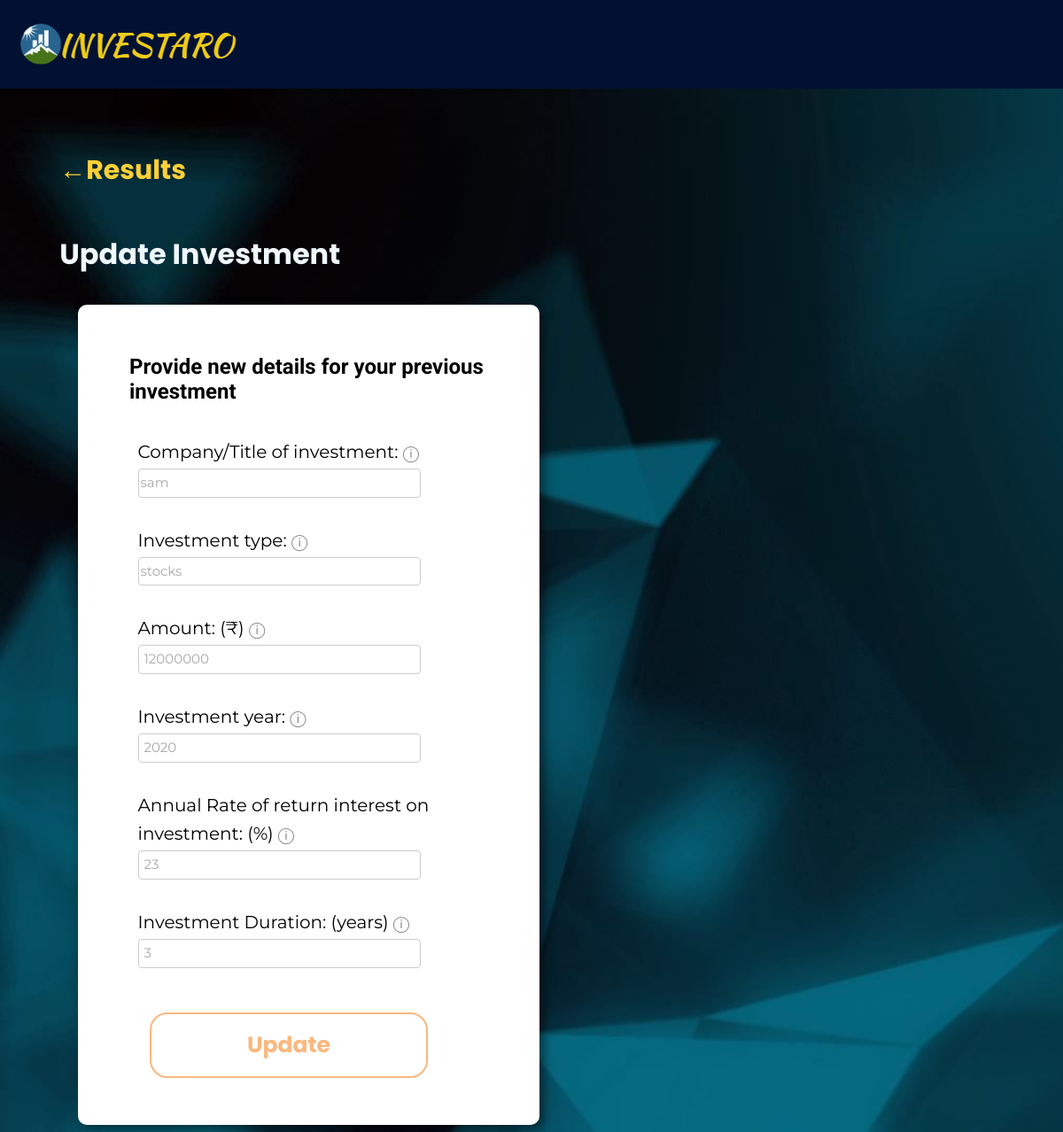
/update.php?id=60, run on the app's committed database.
### tables this page shows
CREATE TABLE `assets` (
  `invest_id` int(255) NOT NULL,
  `usernameid` varchar(255) NOT NULL,
  `company` varchar(255) NOT NULL,
  `invtype` varchar(255) NOT NULL,
  `invamount` float NOT NULL,
  `invstartyear` int(4) NOT NULL,
  `invrate` double NOT NULL,
  `invduration` float NOT NULL,
  `date` datetime NOT NULL
);

### server.php (called while the page is built, shortened)
<?php
function asset_data($db,$id){
        $id= (int)$id;
        $res=mysqli_query($db,"SELECT * FROM `assets` WHERE `invest_id`= $id");
            $data = mysqli_fetch_assoc($res);
            return $data;
}
?>

### update.php (the view, shortened to what this page needs)
<?php
require 'server.php';
?>
<!DOCTYPE html>
<html>
<head>
</head>
<body class="animate-in" style="background-color: darkgray;background-image: url(img/investdatabg.jpg);width:auto;height: auto;background-repeat: no-repeat;background-size: cover;">
    <div class="sticky"><a href="main.php"><img src="img/logo.png" alt="INVESTARO" /></a></div>
    <h1 style="padding-top:4%;color:aliceblue;font-family: 'Poppins', sans-serif;padding-bottom:1%;padding-left:5%;padding-right:5%;"><a href="display.php" style="color:aliceblue;font-size:30px;color: #fed136;">&larr;Results</a><br><br>Update Investment</h1>
    <?php $id=$_GET['id'];
    $asset_data=asset_data($db,$id);
    ?>
    <form name="update-val" method='POST' action='' style="background-color: white;padding: 3%;width: 38%;box-shadow: 5px 5px 13px -1px rgba(0, 0, 0, 0.55);border-radius: 10px;margin-left: 5rem" onsubmit="return validupdate();">
        <h2 style="font-family: 'Roboto', sans-serif;padding-left: 5%">Provide new details for your previous investment</h2><br>
        <div style="padding-left: 2rem;font-size: 20px;font-family: 'Montserrat', sans-serif;line-height: 2rem">
            Company/Title of investment: <abbr title="Investment title or company title." style="text-decoration:none;font-size:18px;color:gray;">&#x24D8;</abbr><br>
            <input type="text" name="updtcompany" class="inp-style" value="<?php echo $asset_data['company'];?>"> <br><br>
            Investment type: <abbr title="Type of investment eg: Stocks, Bonds, Real Estate etc." style="text-decoration:none;font-size:18px;color:gray;">&#x24D8;</abbr> <br>
            <input type="text" name="updttype" class="inp-style" value="<?php echo $asset_data['invtype'];?>"> <br><br>
            Amount: (&#8377;) <abbr title="Total investment amount." style="text-decoration:none;font-size:18px;color:gray;">&#x24D8;</abbr><br>
            <input type="text" id="amount" name="updtamount" class="inp-style" value=" <?php echo $asset_data['invamount'];?>" placeholder=" &#8377; "> <br><br>
            Investment year: <abbr title="Year in which investment was done." style="text-decoration:none;font-size:18px;color:gray;">&#x24D8;</abbr><br>
            <input id="year" type="text" name="updtstartyear" class="inp-style" value=" <?php echo $asset_data['invstartyear'];?>"> <br><br>
            Annual Rate of return interest on investment: (%) <abbr title="Return rate on amount invested per annum." style="text-decoration:none;font-size:18px;color:gray;">&#x24D8;</abbr><br>
            <input id="rate" type="text" name="updtrate" class="inp-style" value=" <?php echo $asset_data['invrate'];?> "> <br><br>
            Investment Duration: (years) <abbr title="Time period of investment." style="text-decoration:none;font-size:18px;color:gray;">&#x24D8;</abbr><br>
            <input id="duration" type="text" name="updtduration" class="inp-style" value=" <?php echo $asset_data['invduration'];?> "> <br><br>
        </div> <br>
        <input class="form-submit" style="padding: 1rem;margin-left:10%;font-size:25px;" type="submit" value="Update" name='updt-val' onClick="validupdate();"><br><br>
    </form>
</body>
</html>

### update.php (style rules this page uses)
.inp-style { width: 75%; line-height: 1.8rem; border-radius: 4px; border-style: solid; border-width: 1px; border-color: #cccccc; font-size: 15px; font-family: 'Montserrat', sans-serif; color: darkgray; }
.form-submit { padding: 0.5%; width: 70%; border-radius: 20px; background: none; border: 2px solid #FAB87F; color: #FAB87F; font-weight: bold; transition: all .5s; font-family: 'Poppins', sans-serif; }
div.sticky { position: -webkit-sticky; position: sticky; top: 0; background-color: #021132; width: 100%; margin-left: -10px; padding: 2%; margin-top: -10px; }
a { text-decoration: none; }

### data on the page
assets: updtcompany "sam", updttype "stocks", updtamount "12000000", updtstartyear "2020", updtrate "23", updtduration "3"
